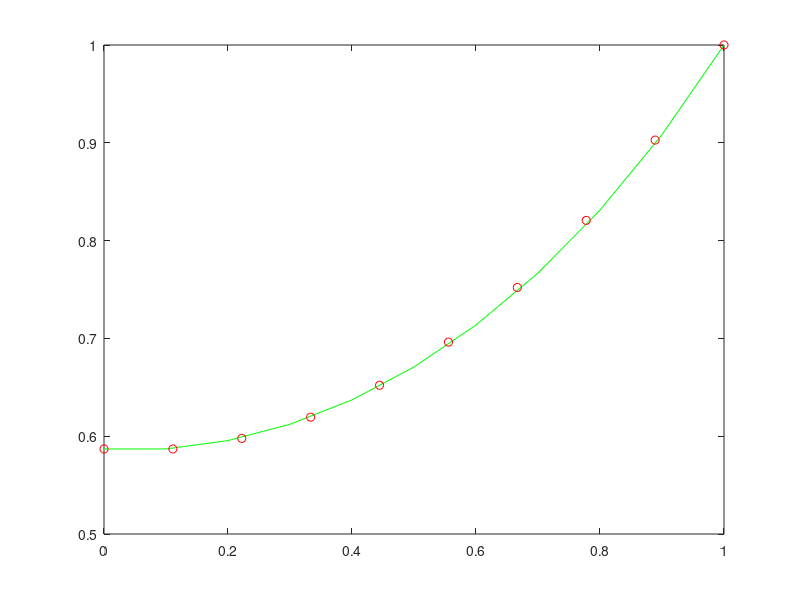

Write MATLAB code to recreate this figure. (Note: this script raises an error after producing the figure.)
%============================POROUS FIN SOLUTION==========================%
%%=============================NON-LINEAR FDM============================%%
mesh=11;
t_1=zeros(1,mesh);
t_1(end)=1;
dx=1/(mesh-1);
w1=1.1422;w2=0.5710;
for k=1:100
    %t_old=t;
    for i=2:mesh-1
        t_1(i)=(t_1(i+1)+t_1(i-1)-w1*(dx^2)*(t_1(i))^2)/(2+w2*dx^2);
    end
    t_1(1)=t_1(2);
end
x=linspace(0,1,mesh);
plot(x,t_1,'-g');
hold on;
%==============================LINEARIZED FDM============================%% 
mesh = 10
t=zeros(1,mesh);
t(end)=1;
for k=1:100
    t_old=t;
    for i=2:mesh-1
        t(i) = (t_old(i+1) + t_old(i-1) - (w2*dx^2)*t_old(i))/(2 + t_old(i)*w1*dx^2);
    end
    t(1)=t(2);
end
x=linspace(0,1,mesh);
plot(x,t,'or');
%==================================FVM===================================%%
%%===============================VARIABLES===============================%%
% source term variables - add routine to compute based on other params
w1=1.1422; w2=0.5710;
% mesh: there will be (n-1) cells 
n = 6;
% mesh resolution
dx = 1 / (n-1);
% theta
t = zeros(1,n+1); 
% impose right boundary BC
t(end) = 1;
% outer iterations for the main loop
iter = 100; 
%%==========================THE JACOBI ITERATOR==========================%%
for k = 1 : iter
    t_old = t;
    for i = 2 : n
        sc = Sc(w1,w2,t_old(i));
        sp = dSdt(w1, w2, t_old(i));
        if (i == 2)
            t(i) = update_cell_1(t_old(i+1), sc, sp, dx);
        elseif (i==n)
            t(i) = update_end(t_old(i+1), t_old(i-1), sc, sp, dx);
        else
            t(i) = update(t_old(i+1), t_old(i-1), sc, sp, dx);
        end
    end
    t(1)=t(2); %impose the BC at the left end
end
%%============================PLOTTING AND VIS===========================%%
%construct x-vector
xs = dx/2;
xe = 1 - dx/2;
x = linspace(xs, xe, n-1);
x = [0,x,1];
%plot
plot(x,t,'*b'); 
legend('FDM-NL', 'FDM-L','FVM-L')
hold off;
%%=============================LOOP UPDATES==============================%%
%main update
function adv = update(te, tw, sc, sp, dx)
   adv = (te + tw - sc * dx^2)/(2 + sp * dx^2); 
end
%cell 1 update (to account for BC)
function cell_1 = update_cell_1(te, sc, sp, dx)
    cell_1 = (te - sc * dx^2)/(1 + sp * dx^2);
end
%cell n update (accounts for the shrunk ghost-cell
function adv_end = update_end(te, tw, sc, sp, dx)
    adv_end = (2 * te + tw - sc * dx^2)/(3 + sp * dx^2);
end
%%==========================SOURCE TERM FUNCTIONS========================%%
%original source term
function s = S(w1, w2, t)
    s = w1 * t^2 + w2 * t; 
end
% derivative and the Sp term 
function sp = dSdt(w1, w2, t)
    sp = 2 * w1 * t + w2;
end
%constant term 
function sc = Sc(w1, w2, t)
    sc = S(w1, w2, t) - (dSdt(w1, w2, t)) * t;
end